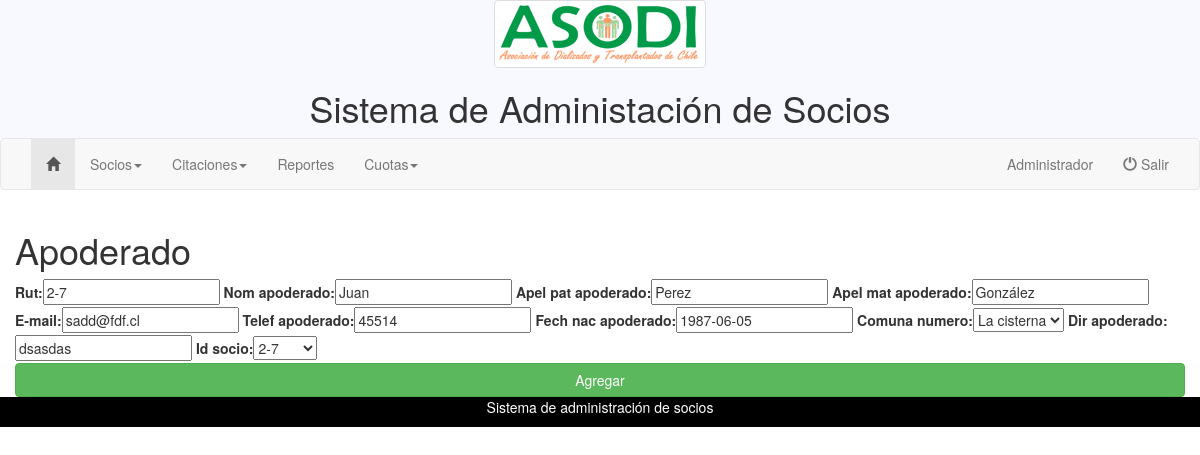
Screenshot of /socios/apoderados/2/editar/ (signed in) with the database file from the repository.
### sas/models.py (models this page shows, shortened)
class Apoderado(models.Model):
    rut_apoderado = models.CharField(max_length=10, blank=True, null=True)
    nom_apoderado = models.CharField(max_length=45, blank=True, null=True)
    apel_pat_apoderado = models.CharField(max_length=45, blank=True, null=True)
    apel_mat_apoderado = models.CharField(max_length=45, blank=True, null=True)
    email_apoderado = models.CharField(max_length=45, blank=True, null=True)
    telef_apoderado = models.CharField(max_length=45, blank=True, null=True)
    fech_nac_apoderado = models.DateField(blank=True, null=True)
    comuna_numero = models.ForeignKey('Comuna',  on_delete=models.CASCADE)
    dir_apoderado = models.CharField(max_length=45, blank=True, null=True)
    fech_ing_apod = models.DateField(auto_now_add=True, blank=True, null=True)
    id_socio = models.ForeignKey('Socio',  on_delete=models.CASCADE)
    creacion = models.DateTimeField(auto_now_add=True)
    modificacion = models.DateTimeField(auto_now=True)

### socios/views.py (the view)
# urls.py: url(r'^apoderados/(?P<id>[0-9]+)/editar/$', views.apoderado_edit, name='editar-apoderado'),
def apoderado_edit(request, id=None):
	if not request.user.is_authenticated:
		return redirect('login:login')
	instance = get_object_or_404(Apoderado, id=id)
	form = ApoderadoForm(request.POST or None, instance= instance)
	if form.is_valid():
		instance = form.save(commit=False)
		instance.save()
		messages.success(request, "Modificado correctamente", extra_tags='list-group-item list-group-item-success')
		return redirect('socios:apoderado', id=(id))
	context = {
		"instance": instance,
		"form": form,
	}
	return render(request, 'socios/form_apoderado.html', context)

### socios/forms.py
class ApoderadoForm(forms.ModelForm):
	rut_apoderado = forms.CharField(label='Rut')
	email_apoderado = forms.CharField(label='E-mail',widget=forms.EmailInput)
	fech_nac_apoderado = forms.DateField(widget=DateInput())
	class Meta:
		model = Apoderado
		fields=[
			"rut_apoderado",
			"nom_apoderado",
			"apel_pat_apoderado",
			"apel_mat_apoderado",
			"email_apoderado",
			"telef_apoderado",
			"fech_nac_apoderado",
			"comuna_numero",
			"dir_apoderado",
			"id_socio",
		]

### sas/models.py (called while the page is built)
    def __str__(self):
        return self.com_nom

    def __str__(self):
            return self.rut_socio

### socios/templates/socios/form_apoderado.html (shortened to what this page needs)
{% extends "sas/base.html" %}
{% block content %}
{% load bootstrap %}
	 <div class="container">
      <div class="row">
			<h1>Apoderado</h1>
			<form action="" method="POST" class="form-horizontal">
				{{ form|bootstrap_horizontal:'col-lg-2' }}
				<input type="submit" value="Agregar" class="btn btn-success btn-block">
			</form>
      	</div>
      </div>
	<link rel="stylesheet" href="http://code.jquery.com/ui/1.11.0/themes/smoothness/jquery-ui.css">
{% endblock %}

### sas/templates/sas/base.html (shortened to what this page needs)
<!DOCTYPE html>
<html lang="en">
<head>
    {% load staticfiles %}
    <link href="{% static 'sas/css/bootstrap.min.css' %}" rel="stylesheet" type="text/css">
    <link href="{% static 'sas/css/style.css' %}" rel="stylesheet" type="text/css" >
</head>
<body>
	<div>
		<div class="container-fluid header">
	      <div class="row">
	          <div class="col-xs-12 ">
                <img src="{% static 'sas/img/logo-asodi.png' %}" alt="logo-asodi" class="img-responsive img-thumbnail">
				        <h1>Sistema de Administación de Socios</h1>
	          </div>
	      </div>
	    </div>
	</div>
	<nav class="navbar navbar-default ">
      <div class="container-fluid">
        <div class="collapse navbar-collapse" id="myNavbar">
          <ul class="nav navbar-nav navbar-left">
            <li class="active"><a href="{% url 'sas:index' %}"><span class="glyphicon glyphicon-home"></span></a></li>
            <li class="dropdown">
              <a class="dropdown-toggle" data-toggle="dropdown" href="#">Socios<span class="caret"></span></a>
            </li>
            <li class="dropdown">
              <a class="dropdown-toggle" data-toggle="dropdown" href="#">Citaciones<span class="caret"></span></a>
            </li>
            <li><a href="#">Reportes</a></li>
            <li class="dropdown">
              <a class="dropdown-toggle" data-toggle="dropdown" href="#">Cuotas<span class="caret"></span></a>
            </li>
          </ul>
          <ul class="nav navbar-nav navbar-right">
            <li><a href="#">{{ user.first_name }} {{ user.last_name }}</a></li>
            <li class="left"><a href="{% url 'login:logout' %}"><span class="glyphicon glyphicon-off"></span> Salir</a></li>
          </ul>
        </div>
      </div>
    </nav>
	<div>
		{% block content %}
		{% endblock %}
	</div>
	<div class="footer">
		<div class="container-fluid ">
	      <div class="row">
	          <div class="col-xs-12 ">
				        <p>Sistema de administración de socios</p>
	          </div>
	      </div>
	    </div>
	</div>
</body>
</html>

### sas/static/sas/css/style.css (style rules this page uses)
.header { background: ghostwhite; text-align: center; }
.footer { background: black; color: white; text-align: center; }

### rows the page displays
Apoderado: rut_apoderado "2-7", nom_apoderado "Juan", apel_pat_apoderado "Perez", apel_mat_apoderado "González", email_apoderado "sadd@fdf.cl", telef_apoderado "45514", fech_nac_apoderado "1987-06-05", comuna_numero "La cisterna", dir_apoderado "dsasdas", id_socio "2-7"

### other values shown
{{ user.first_name }} "Administrador"
